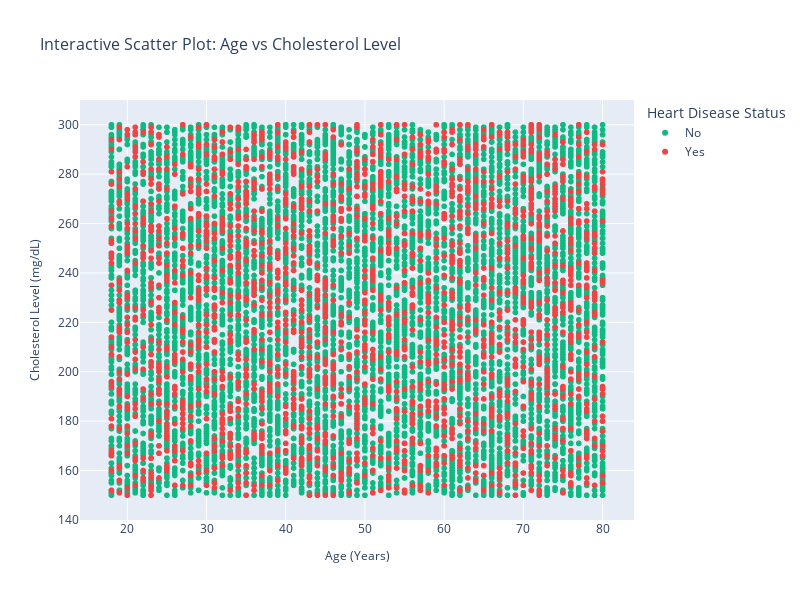

This figure's notebook cell:
### Code cell
# Visualization 5: Interactive Scatter Plot with Plotly
# We'll create a scatter plot of Age vs Cholesterol Level, colored by Heart Disease Status
import plotly.express as px
fig = px.scatter(
    df,
    x="Age",
    y="Cholesterol Level",
    color="Heart Disease Status",
    color_discrete_map={"Yes": "#ef4444", "No": "#10b981"},
    title="Interactive Scatter Plot: Age vs Cholesterol Level",
    labels={"Age": "Age (Years)", "Cholesterol Level": "Cholesterol Level (mg/dL)"},
    hover_data=["BMI", "Fasting Blood Sugar"],
)
fig.update_layout(
    width=800,
    height=600,
    title_font_size=16,
    xaxis_title_font_size=12,
    yaxis_title_font_size=12,
)
fig.show()

### Figure 1 — Plotly figure (JSON) as saved in the notebook; plotly's stock layout.template omitted (floating-point values rounded to 4 significant figures; data arrays with more than 128 entries replaced by an {"elided": "..."} marker saying what was removed)
{"data": [{"customdata": {"elided": "8000x2 float values"}, "hovertemplate": "Heart Disease Status=No<br>Age (Years)=%{x}<br>Cholesterol Level (mg/dL)=%{y}<br>BMI=%{customdata[0]}<br>Fasting Blood Sugar=%{customdata[1]}<extra></extra>", "legendgroup": "No", "marker": {"color": "#10b981", "symbol": "circle"}, "mode": "markers", "name": "No", "showlegend": true, "type": "scattergl", "x": {"elided": "8000 float values"}, "xaxis": "x", "y": {"elided": "8000 float values"}, "yaxis": "y"}, {"customdata": {"elided": "2000x2 float values"}, "hovertemplate": "Heart Disease Status=Yes<br>Age (Years)=%{x}<br>Cholesterol Level (mg/dL)=%{y}<br>BMI=%{customdata[0]}<br>Fasting Blood Sugar=%{customdata[1]}<extra></extra>", "legendgroup": "Yes", "marker": {"color": "#ef4444", "symbol": "circle"}, "mode": "markers", "name": "Yes", "showlegend": true, "type": "scattergl", "x": {"elided": "2000 float values"}, "xaxis": "x", "y": {"elided": "2000 float values"}, "yaxis": "y"}], "layout": {"height": 600, "legend": {"title": {"text": "Heart Disease Status"}, "tracegroupgap": 0}, "title": {"font": {"size": 16}, "text": "Interactive Scatter Plot: Age vs Cholesterol Level"}, "width": 800, "xaxis": {"anchor": "y", "domain": [0, 1], "title": {"font": {"size": 12}, "text": "Age (Years)"}}, "yaxis": {"anchor": "x", "domain": [0, 1], "title": {"font": {"size": 12}, "text": "Cholesterol Level (mg/dL)"}}}}
